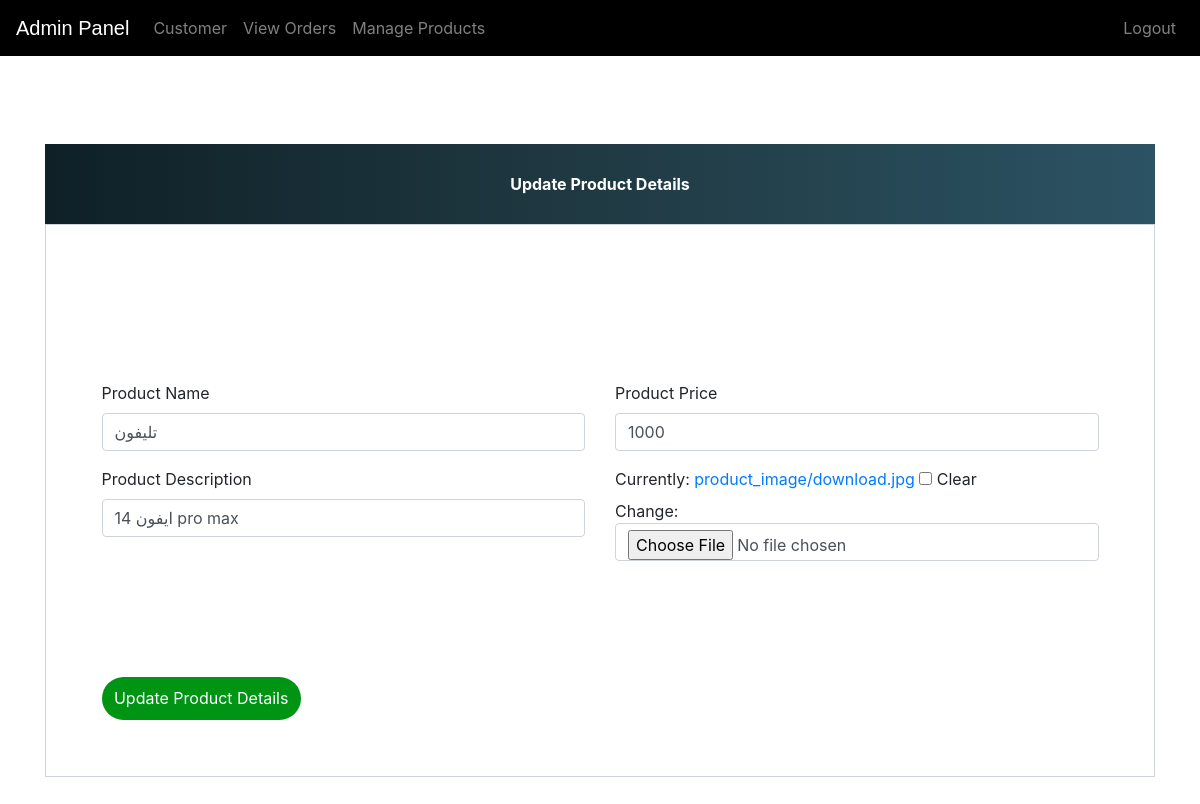
/update-product/16 (signed in), run on the app's committed database.
### ecom/models.py (models this page shows, shortened)
class Product(models.Model):
    name=models.CharField(max_length=40)
    product_image= models.ImageField(upload_to='product_image/',null=True,blank=True)
    price = models.PositiveIntegerField()
    description=models.CharField(max_length=40)

### ecom/views.py (the view)
# urls.py: path("update-product/<int:pk>", views.update_product_view, name="update-product"),
@login_required(login_url='adminlogin')
def update_product_view(request,pk):
    product=models.Product.objects.get(id=pk)
    productForm=forms.ProductForm(instance=product)
    if request.method=='POST':
        productForm=forms.ProductForm(request.POST,request.FILES,instance=product)
        if productForm.is_valid():
            productForm.save()
            return redirect('admin-products')
    return render(request,'ecom/admin_update_product.html',{'productForm':productForm})

### ecom/forms.py
class ProductForm(forms.ModelForm):
    class Meta:
        model=models.Product
        fields=['name','price','description','product_image']

### templates/ecom/admin_update_product.html (shortened to what this page needs)
{% extends 'ecom/admin_base.html' %}
{% load widget_tweaks %}
{% block content %}
<head>
  <link href="//maxcdn.bootstrapcdn.com/bootstrap/4.1.1/css/bootstrap.min.css" rel="stylesheet" id="bootstrap-css">
</head>
<br><br><br><br><br><br>
<form method="post" enctype="multipart/form-data">
  <div class="container register-form">
    <div class="form">
      <div class="note">
        <p>Update Product Details</p>
      </div>
      <div class="form-content">
        <div class="row">
          <div class="col-md-6">
            <div class="form-group">
              <label for="">Product Name</label>
              {% render_field productForm.name class="form-control" placeholder="Product Name" %}
            </div>
            <div class="form-group">
              <label for="">Product Description</label>
              {% render_field productForm.description class="form-control" placeholder="Description" %}
            </div>
          </div>
          <div class="col-md-6">
            <div class="form-group">
              <label for="">Product Price</label>
              {% render_field productForm.price class="form-control" placeholder="Price" %}
            </div>
            <div class="form-group">
              {% render_field productForm.product_image class="form-control" placeholder="product_image" %}
            </div>
          </div>
        </div>
        <button type="submit" class="btnSubmit">Update Product Details</button>
      </div>
    </div>
  </div>
</form>
{% endblock content %}

### static/css/admin_add_products.css (style rules this page uses)
a:link { text-decoration: none; }
.note { text-align: center; height: 80px; background: #0F2027; background: -webkit-linear-gradient(to left, #2C5364, #203A43, #0F2027); background: linear-gradient(to left, #2C5364, #203A43, #0F2027); color: #fff; font-weight: bold; line-height: 80px; }
.form-content { padding: 5%; border: 1px solid #ced4da; margin-bottom: 2%; }
.form-control { border-radius: 1.5rem; }
.btnSubmit { border: none; border-radius: 1.5rem; padding: 1%; width: 20%; cursor: pointer; background: #009414; color: #fff; }

### static/css/admin_update_customer.css (style rules this page uses)
a:link { text-decoration: none; }
.row { margin: 100px; }

### static/css/admin_update_products.css (style rules this page uses)
a:link { text-decoration: none; }
.note { text-align: center; height: 80px; background: #0F2027; background: -webkit-linear-gradient(to left, #2C5364, #203A43, #0F2027); background: linear-gradient(to left, #2C5364, #203A43, #0F2027); color: #fff; font-weight: bold; line-height: 80px; }
.form-content { padding: 5%; border: 1px solid #ced4da; margin-bottom: 2%; }
.form-control { border-radius: 1.5rem; }
.btnSubmit { border: none; border-radius: 1.5rem; padding: 1%; width: 20%; cursor: pointer; background: #009414; color: #fff; }

### data on the page
Product: name "تليفون", description "ايفون 14 pro max", price "1000"
